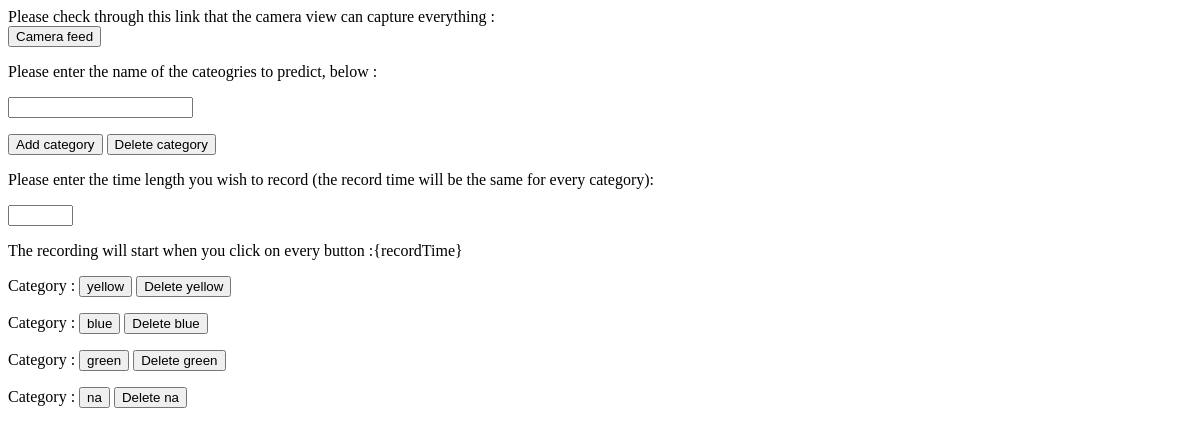
The app's page /pictureTaker/, older data.
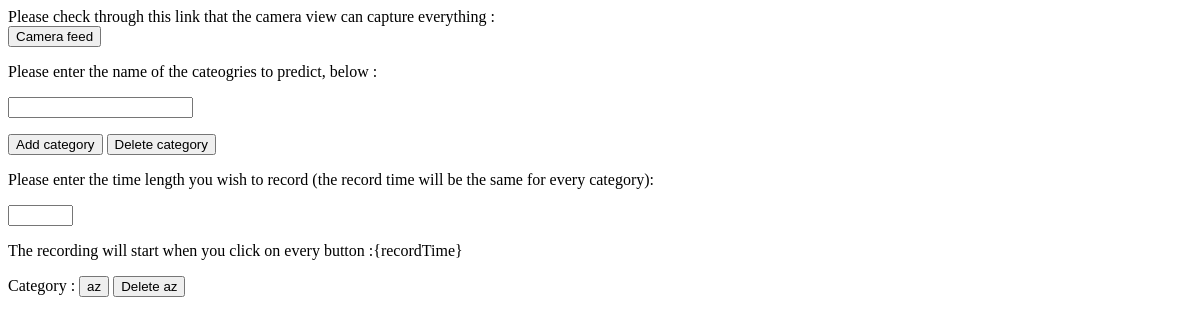
The same page, newer data.
### pictureTaker/models.py (models this page shows, shortened)
class CatLearning(models.Model):
    name = models.CharField(max_length = 200)
    done = False

### pictureTaker/views.py (the view, shortened to what this page needs)
# urls.py: path(r'pictureTaker/',ptViews.PictureTakerView),
def PictureTakerView(request):
    page = PictureTaker(request.POST)
    ls = CatLearning.objects.all()
    context ={"liste":ls}
    nbInputs=0
    if(request.POST.get('bt_livefeed')):
        response = redirect('/livefeed/')
        return response
    if(request.POST.get('bt_delLearningCats')):
        try :
            nameCat = request.POST.get('tb_LearningCats')
            CatLearning.objects.filter(name=nameCat).delete()
        except :
            Print("Error")
    for item in ls :
        if(request.POST.get("dynButton")==item.name):
            CatLearning.objects.filter(name=item.name)
            proc = Popen(['mkdir','./pictures/'+str(item.name)])
            print(proc)
            response = redirect('/pictureTaker/')
            return response
    return render(request, "pictureTaker.html",context)

### pictureTaker/templates/pictureTaker.html (shortened to what this page needs)
<!DOCTYPE html>
<html lang="en">
<head>
</head>
<body>
        <form action=# method="post" target="_blank">
        <div>Please check through this link that the camera view can capture everything : </div>
        <input type="submit" class="btn" value="Camera feed" name="bt_livefeed">
        </form>
        <form action=# method="post">
        <div>Please enter the name of the cateogries to predict, below : </div>
        <input type="text" value="" name="tb_LearningCats" />
        <div>
        <input type="submit" class="btn" value="Add category" name="bt_addLearningCats">
        <input type="submit" class="btn" value="Delete category" name="bt_delLearningCats">
        </div>
        <div>Please enter the time length you wish to record (the record time will be the same for every category): </div>
        <input type="text" value="" name="tb_recTime" size="5"/>
        <p>The recording will start when you click on every button :{recordTime}</p>
         {% for item in liste %}
         <p>
                <d>Category :</d>
                <d><input type="submit" class="btn" name="dynButton" value={{item.name}}></d>
                <d><input type="submit" class="btn" name="{{item.name}}" value="Delete {{item.name}}"></d>
        </p>
        {% endfor %}
        </form>
</body>
</html>

Row changes from the older to the newer data that the page shows:
removed CatLearning: dynButton "yellow", name "Delete yellow"
removed CatLearning: dynButton "blue", name "Delete blue"
removed CatLearning: dynButton "green", name "Delete green"
removed CatLearning: dynButton "na", na "Delete na"
added CatLearning: dynButton "az", name "Delete az"
